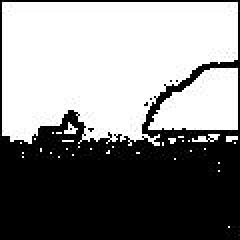
#> input picture Data/Mer/838s_contours.jpeg, 120 x 120 px (shown 2 times larger); its folder holds 4 pictures in this run
$ python 'projet AA.py'   (older library calls are emulated)
#> lines starting #> are read from the running program, lines starting #| are printed output that depends on the picture; pictures that were not available may be replaced by others from this repository, and a replacement may not be noted
#> in resize_image, img is the input picture: PIL image 120x120 RGB; min 0, max 255, mean 134.3
import os
import numpy as np
from PIL import Image
from sklearn.model_selection import train_test_split
from sklearn.naive_bayes import GaussianNB
#accuracy_score(y_test,y_predits)
from sklearn.neighbors import KNeighborsClassifier
from sklearn.neural_network import MLPClassifier
#from scipy import misc
#from sklearn.neighbors import NeighborhoodComponentsAnalysis
#from sklearn.neighbors import KNeighborsClassifier
from sklearn import tree
from sklearn.linear_model import LogisticRegression
from sklearn.linear_model import Perceptron


Mer = 'Data/Mer/'
Ailleurs = 'Data/Ailleurs/'
longueur, largeur = 120,120

files1 = os.listdir(Mer)
files2 = os.listdir(Ailleurs)
X = []
y = []

def rotate_image(name):
#> called with name = 'Data/Mer/838s_contours.jpeg'
    img = Image.open(name)
    img_rotate_1 = img.rotate(90)
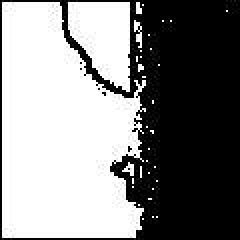
#> img_rotate_1: PIL image 120x120 RGB (shown 2 times larger); min 0, max 255, mean 134.4
    img_rotate_2 = img.rotate(180)
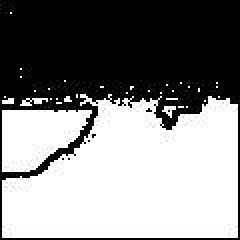
#> img_rotate_2: PIL image 120x120 RGB (shown 2 times larger); min 0, max 255, mean 134.4
    img_rotate_3 = img.rotate(270)
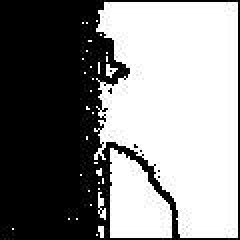
#> img_rotate_3: PIL image 120x120 RGB (shown 2 times larger); min 0, max 255, mean 134.4
    new_name = os.path.splitext(name)[0]
    img_rotate_1.save(new_name+'_rotate_1.jpeg')
    img_rotate_2.save(new_name+'_rotate_2.jpeg')
    img_rotate_3.save(new_name+'_rotate_3.jpeg')
    img.save(name)
def resize_image(name):
    img = Image.open(name)
    img = img.resize((longueur, largeur), Image.ANTIALIAS)
    img = img.convert('RGB')
    img.save(name)

for name in files1:
    resize_image(Mer+name)
    rotate_image(Mer+name)
    im = Image.open(Mer+name)
    img = np.array(im)
    niquel = np.reshape(img, longueur*largeur*3)
    X.append(niquel)
    y.append(1)
#> pass 2 of the loop `for name in files1:`:
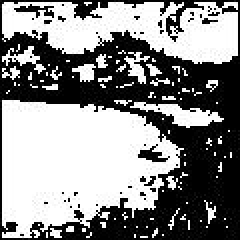
#> input picture Data/Mer/aaaaa_contours.jpeg, 120 x 120 px (shown 2 times larger)
#> in resize_image, img is the input picture: PIL image 120x120 RGB; min 0, max 255, mean 137.5
#> in rotate_image (call 2), `img_rotate_2 = img.rotate(180)`:
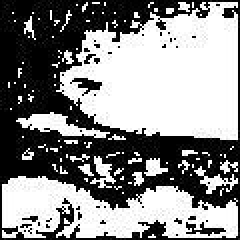
#> img_rotate_2: PIL image 120x120 RGB (shown 2 times larger); min 0, max 255, mean 137.7
#> in rotate_image (call 2), `img_rotate_3 = img.rotate(270)`:
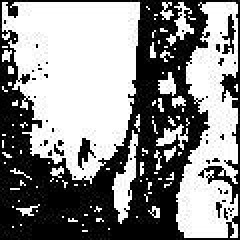
#> img_rotate_3: PIL image 120x120 RGB (shown 2 times larger); min 0, max 255, mean 137.7
#> pass 3 of the loop `for name in files1:`:
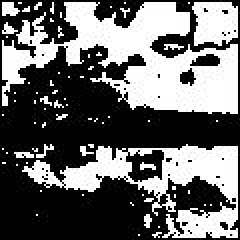
#> input picture Data/Mer/bar65fr_contours.jpeg, 120 x 120 px (shown 2 times larger)
#> in resize_image, img is the input picture: PIL image 120x120 RGB; min 0, max 255, mean 104.9
#> in rotate_image (call 3), `img_rotate_2 = img.rotate(180)`:
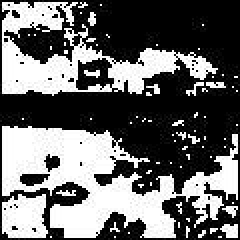
#> img_rotate_2: PIL image 120x120 RGB (shown 2 times larger); min 0, max 255, mean 104.9
#> in rotate_image (call 3), `img_rotate_3 = img.rotate(270)`:
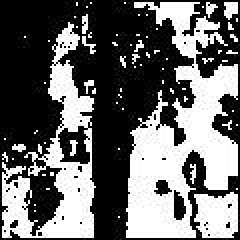
#> img_rotate_3: PIL image 120x120 RGB (shown 2 times larger); min 0, max 255, mean 104.9
#> the loop made 4 passes; the first 3 are shown

for name in files2:
    resize_image(Ailleurs+name)
    rotate_image(Ailleurs+name)
    im = Image.open(Ailleurs+name)
    img = np.array(im)
    niquel = np.reshape(img, longueur*largeur*3)
    X.append(niquel)
    y.append(-1)


X = np.array(X)
y = np.array(y)

X_train, X_test, y_train, y_test = train_test_split(X, y, test_size=0.20)
print("_________let's test with naives Bayes_____")
classifieur = GaussianNB()
classifieur.fit(X_train, y_train)
print(classifieur.score(X_train, y_train))
score = classifieur.score(X_test, y_test)
print(score)
# [37 lines of commented-out code are left out]
